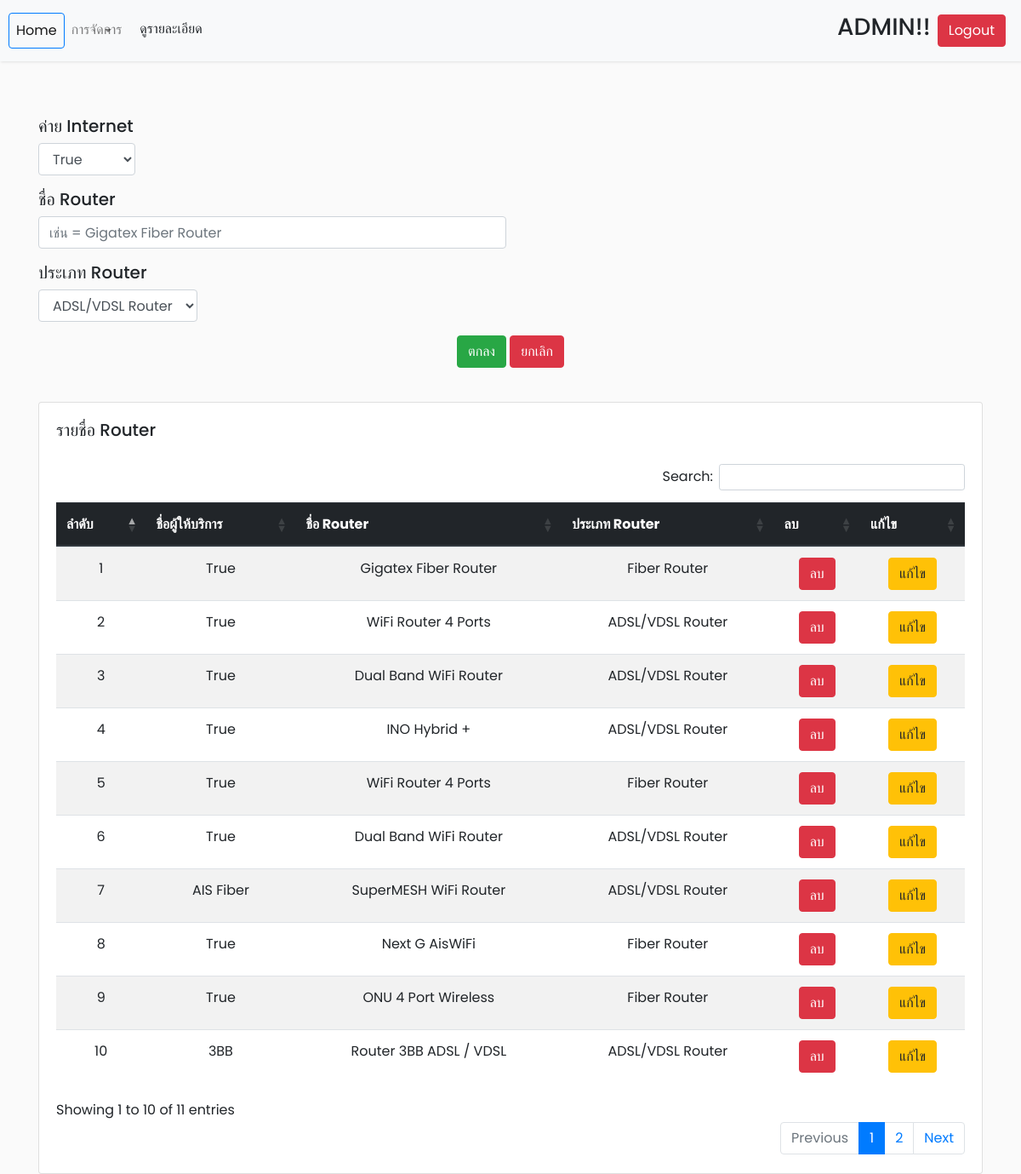
The app's page /insert_namerouter.php (signed in) with its own data.
### tables this page shows
CREATE TABLE `name_rounter` (
  `id_rounter` int(10) NOT NULL,
  `id_service` int(10) NOT NULL,
  `detail_rounter` text NOT NULL,
  `type_rounter` varchar(20) NOT NULL
);

CREATE TABLE `name_service` (
  `id_service` int(10) NOT NULL,
  `name_ser` varchar(10) NOT NULL
);

### insert_namerouter.php (the view, shortened to what this page needs)
<?php
require 'connect.php';
$status = $_SESSION['userstatus'];
if (!$_SESSION['id']) {
    echo "<script>";
    echo "alert('มีบางอย่างไม่ถูกต้อง')";
    echo "</script>";
    header("Refresh:0; url=index.php");
} else if ($status == 'user') {
    echo "<script>";
    echo "alert('ไม่มีสิทธิ์เข้าใช้งาน')";
    echo "</script>";
    header("Refresh:0; url=index.php");
} else {
    $id = $_SESSION['id'];
    $querylogin = "SELECT id_user,name_login FROM login WHERE id_user=$id";
    $resultlogin = mysqli_query($connect, $querylogin);
?>
    <html>
    <head>
        <link rel="stylesheet" href="https://maxcdn.bootstrapcdn.com/bootstrap/4.0.0/css/bootstrap.min.css">
        <link rel="stylesheet" href="https://cdnjs.cloudflare.com/ajax/libs/twitter-bootstrap/4.1.3/css/bootstrap.css">
        <link rel="stylesheet" href="  https://cdn.datatables.net/1.10.21/css/dataTables.bootstrap4.min.css">
        <link rel="stylesheet" href=" https://cdn.datatables.net/buttons/1.6.4/css/buttons.bootstrap4.min.css">
        <link rel="stylesheet" href="asset/style.css">
    </head>
    <body>
        <div class="sticky-top">
            <nav class="navbar navbar-expand-lg navbar-light bg-light">
                <div class="collapse navbar-collapse" id="navbarSupportedContent">
                    <ul class="navbar-nav mr-auto">
                        <li class="nav-item active">
                            <a class="nav-link btn btn-outline-primary" href="admin.php">Home <span class="sr-only ">(current)</span></a>
                        </li>
                        <li class="nav-item dropdown">
                            <a class="nav-link dropdown-toggle" href="#" id="navbarDropdown" role="button" data-toggle="dropdown" aria-haspopup="true" aria-expanded="false">
                                การจัดการ
                            </a>
                        </li>
                        <li class="nav-item">
                            <a href="viewdetailPackage.php" class="btn ">ดูรายละเอียด</a>
                        </li>
                    </ul>
                    <form class="form-inline my-2 my-lg-0">
                        <?php while ($rowlogin = mysqli_fetch_array($resultlogin)) { ?>
                            <h3 class="mr-sm-2"><?php echo $rowlogin['name_login']; ?></h3>
                        <?php } ?>
                        <a href="logout.php" class="btn btn-danger mr-sm-2">Logout</a>
                    </form>
                </div>
            </nav>
        </div>
        <br>
        <?php
        $query = "SELECT id_service,name_ser FROM package.name_service";
        $result = mysqli_query($connect, $query);
        ?>
        <div class="container">
            <form method="POST">
                <div class="form-row">
                    <div class="form-group col-md-0">
                        <h5>ค่าย Internet</h5>
                        <select class="form-control" name="nameService" id="nameService">
                            <?php
                            while ($row = mysqli_fetch_array($result)) { ?>
                                <option value="<?php echo $row['id_service']; ?>"><?php echo $row['name_ser'] ?></option>
                            <?php  } ?>
                        </select>
                    </div>
                </div>
                <div class="form-row">
                    <div class="form-group col-6">
                        <h5>ชื่อ Router </h5>
                        <input type="text" class="form-control " id="nameRouter" placeholder="เช่น = Gigatex Fiber Router">
                    </div>
                </div>
                <div class="form-row">
                    <div class="form-group col-0">
                        <h5>ประเภท Router </h5>
                        <select class="form-control" name="typeRouter" id="typeRouter">
                            <option>ADSL/VDSL Router</option>
                        </select>
                    </div>
                </div>
                <center>
                    <button type="button" class="btn btn-success" data-toggle="modal" data-target="#exampleModal">
                        ตกลง
                    </button>
                    <button type="reset" class="btn btn-danger">ยกเลิก</button>
                </center><br>
            </form>
            <?php $query1 = "SELECT name_rounter.id_rounter,name_service.name_ser,name_rounter.detail_rounter,name_rounter.type_rounter FROM name_rounter LEFT JOIN name_service ON name_service.id_service = name_rounter.id_service";
            $result1 = mysqli_query($connect, $query1);
            ?>
            <div class="card">
                <div class="card-body">
                    <div class="form-row">
                        <div class="form-group col-md-9">
                            <h5 class="card-title">รายชื่อ Router</h5>
                        </div>
                    </div>
                    <table class="table table-striped table-hover text-center" id="data_table_router" style="width:100%">
                        <thead class="thead-dark">
                            <tr>
                                <th>ลำดับ</th>
                                <th>ชื่อผู้ให้บริการ</th>
                                <th>ชื่อ Router</th>
                                <th>ประเภท Router</th>
                                <th>ลบ</th>
                                <th>แก้ไข</th>
                            </tr>
                        </thead>
                        <tbody>
                            <?php while ($row = mysqli_fetch_array($result1)) { ?>
                                <tr>
                                    <td><?php echo $row['id_rounter']; ?></td>
                                    <td><?php echo $row['name_ser']; ?> </td>
                                    <td><?php echo $row['detail_rounter']; ?> </td>
                                    <td><?php echo $row['type_rounter']; ?></td>
                                    <td><button class="btn btn-danger deleterouter" data-toggle="modal" data-target=".bd-example-modal-sm" id=<?php echo $row['id_rounter']; ?>>ลบ</button></td>
                                    <td><a href="update_namerouter.php?id_rounter=<?php echo $row['id_rounter']; ?>&name_ser=<?php echo $row['name_ser']; ?> &name_router=<?php echo $row['detail_rounter']; ?>&type_router=<?php echo $row['type_rounter']; ?> " class="btn btn-warning">แก้ไข</a></td>
                                <?php } ?>
                                </tr>
                        </tbody>
                    </table>
                </div>
            </div>
        </div>
    <?php } ?>
    </body>
    </html>

### asset/style.css (style rules this page uses)
body { font-family: 'Poppins', sans-serif; background: #fafafa; }
a, a:hover, a:focus { color: inherit; text-decoration: none; transition: all 0.3s; }
.navbar { padding: 15px 10px; background: #fff; border: none; border-radius: 0; margin-bottom: 40px; box-shadow: 1px 1px 3px rgba(0, 0, 0, 0.1); }
.dropdown-toggle::after { display: block; position: absolute; top: 50%; right: 20px; transform: translateY(-50%); }

### records on screen
name_rounter: id_rounter "1", id_service.name_ser "True", detail_rounter "Gigatex Fiber Router", type_rounter "Fiber Router"
name_rounter: id_rounter "2", id_service.name_ser "True", detail_rounter "WiFi Router 4 Ports", type_rounter "ADSL/VDSL Router"
name_rounter: id_rounter "3", id_service.name_ser "True", detail_rounter "Dual Band WiFi Router", type_rounter "ADSL/VDSL Router"
name_rounter: id_rounter "4", id_service.name_ser "True", detail_rounter "INO Hybrid +", type_rounter "ADSL/VDSL Router"
name_rounter: id_rounter "5", id_service.name_ser "True", detail_rounter "WiFi Router 4 Ports", type_rounter "Fiber Router"
name_rounter: id_rounter "6", id_service.name_ser "True", detail_rounter "Dual Band WiFi Router", type_rounter "ADSL/VDSL Router"
name_rounter: id_rounter "7", id_service.name_ser "AIS Fiber", detail_rounter "SuperMESH WiFi Router", type_rounter "ADSL/VDSL Router"
name_rounter: id_rounter "8", id_service.name_ser "True", detail_rounter "Next G AisWiFi", type_rounter "Fiber Router"
name_rounter: id_rounter "9", id_service.name_ser "True", detail_rounter "ONU 4 Port Wireless", type_rounter "Fiber Router"
name_rounter: id_rounter "10", id_service.name_ser "3BB", detail_rounter "Router 3BB ADSL / VDSL", type_rounter "ADSL/VDSL Router"

### other values on screen
$rowlogin['name_login'] "ADMIN!!"
form field nameService "True"
